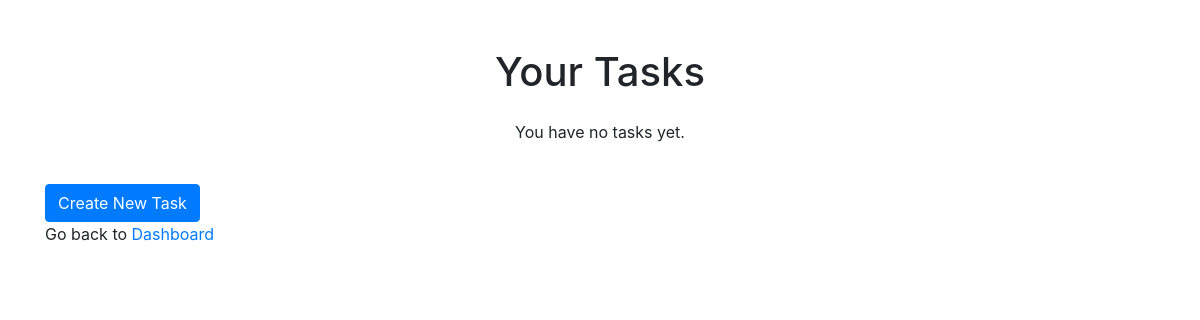
Page /view-tasks/ (signed in) on the earlier database version.
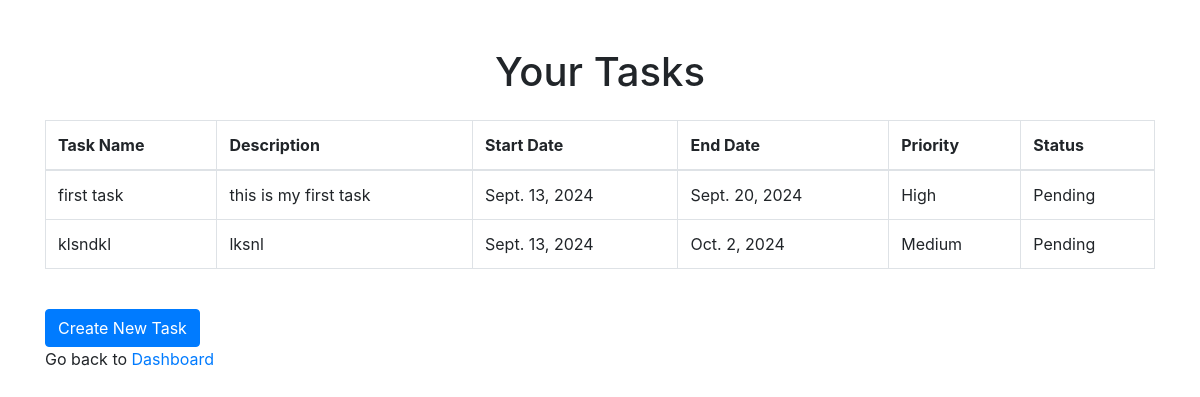
Same page on the later database version.
### my_list/models.py (models this page shows, shortened)
class Task(models.Model):
    PRIORITY_CHOICES = [
        ('Low', 'Low'),
        ('Medium', 'Medium'),
        ('High', 'High'),
    ]
    STATUS_CHOICES = [
        ('Pending', 'Pending'),
        ('In Progress', 'In Progress'),
        ('Completed', 'Completed'),
        ('On Hold', 'On Hold'),
    ]
    user = models.ForeignKey(User, on_delete=models.CASCADE)
    task_name = models.CharField(max_length=255)
    description = models.TextField(blank=True, null=True)
    start_date = models.DateField()
    end_date = models.DateField()
    priority = models.CharField(max_length=10, choices=PRIORITY_CHOICES, default='Medium')
    status = models.CharField(max_length=20, default='Pending')

### my_list/views.py (the view)
# urls.py: path('view-tasks/',views.view_tasks,name='view_tasks'),
def view_tasks(request):
    tasks = models.Task.objects.filter(user=request.user)
    return render(request, 'view_tasks.html', {'tasks': tasks})

### templates/view_tasks.html (shortened to what this page needs)
<!DOCTYPE html>
<html lang="en">
<head>
    <link href="https://stackpath.bootstrapcdn.com/bootstrap/4.5.2/css/bootstrap.min.css" rel="stylesheet">
</head>
<body>
    <div class="container mt-5">
        <h1 class="text-center mb-4">Your Tasks</h1>
        {% if tasks %}
            <table class="table table-bordered">
                <thead>
                    <tr>
                        <th>Task Name</th>
                        <th>Description</th>
                        <th>Start Date</th>
                        <th>End Date</th>
                        <th>Priority</th>
                        <th>Status</th>
                    </tr>
                </thead>
                <tbody>
                    {% for task in tasks %}
                        <tr>
                            <td>{{ task.task_name }}</td>
                            <td>{{ task.description }}</td>
                            <td>{{ task.start_date }}</td>
                            <td>{{ task.end_date }}</td>
                            <td>{{ task.priority }}</td>
                            <td>{{ task.status }}</td>
                        </tr>
                    {% endfor %}
                </tbody>
            </table>
        {% else %}
            <p class="text-center">You have no tasks yet.</p>
        {% endif %}
        <a href="{% url 'create_task' %}" class="btn btn-primary mt-4">Create New Task</a><br>
        Go back to <a href="{% url 'dashboard' %}">Dashboard</a><br>
    </div>
</body>
</html>

Differences in the rows shown:
added Task: task_name "first task", description "this is my first task", start_date "Sept. 13, 2024", end_date "Sept. 20, 2024", priority "High", status "Pending"
added Task: task_name "klsndkl", description "lksnl", start_date "Sept. 13, 2024", end_date "Oct. 2, 2024", priority "Medium", status "Pending"
Other differences:
text no longer shown: "You have no tasks yet."
text now shown: "Task Name Description Start Date End Date Priority Status"
